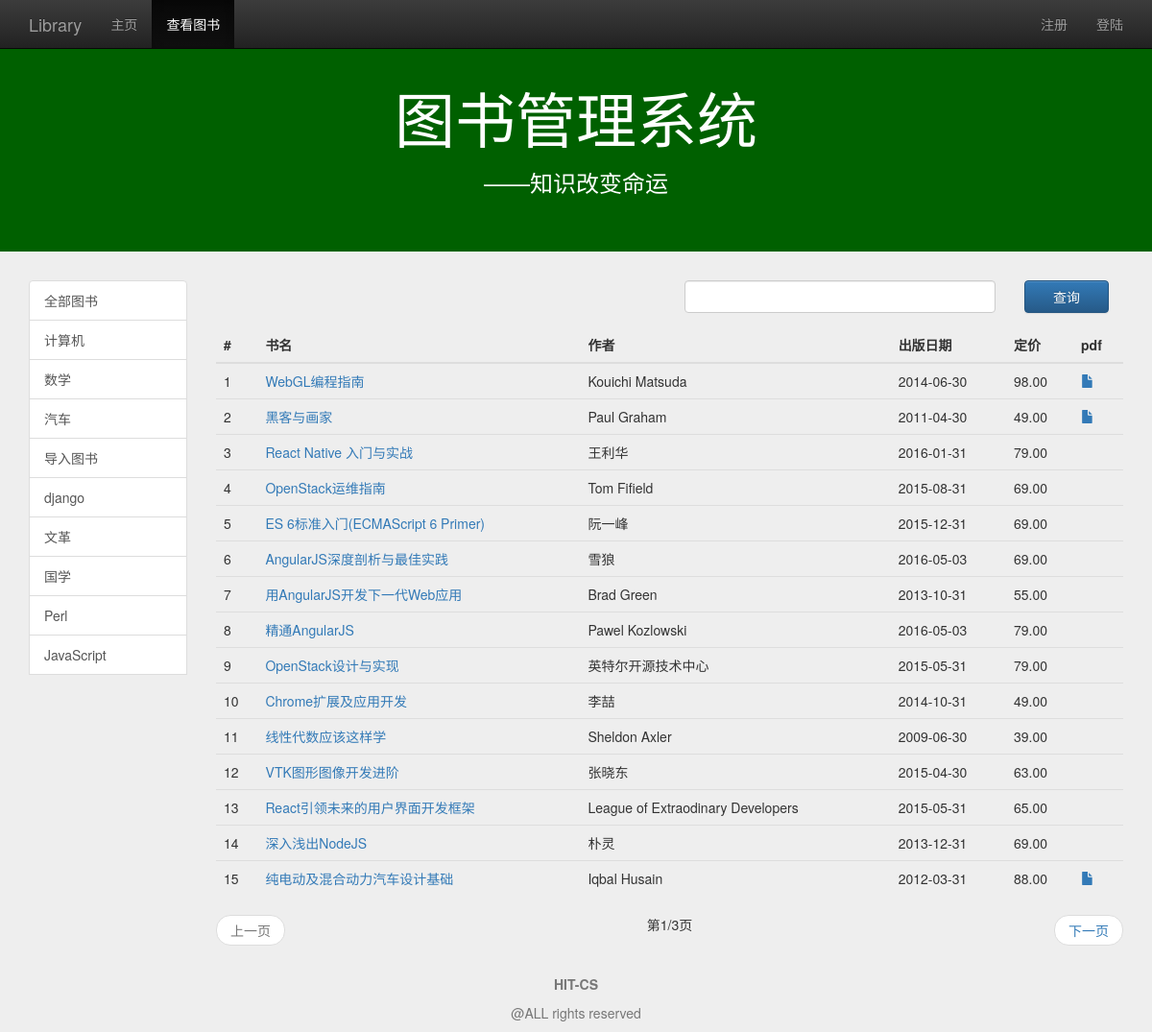
The app's page /view_book_list/ with its own data.
### management/models.py (models this page shows, shortened)
class Book(models.Model):
    name=models.CharField(max_length=128)
    price=models.FloatField()
    author=models.CharField(max_length=128)
    publish_date=models.DateField()
    category=models.CharField(max_length=128)
    summary=models.TextField(default="a book")
    class META:
        ordering=['name']

### management/views.py (the view)
# urls.py: url(r'^view_book_list/$',views.view_book_list,name='view_book_list'),
def view_book_list(request):
    user=request.user if request.user.is_authenticated() else None
    category_list=Book.objects.values_list('category',flat=True).distinct()
    query_category=request.GET.get('category','all')
    if(not query_category) or Book.objects.filter(category=query_category).count() is 0:
        query_category = 'all'
        book_list=Book.objects.all()
    else:
        book_list=Book.objects.filter(category=query_category)
    if request.method=='POST':
        keyword=request.POST.get('keyword','')
        book_list=Book.objects.filter(name__contains=keyword)
        query_category='all'
    paginator=Paginator(book_list,15)
    page=request.GET.get('page')
    try:
        book_list=paginator.page(page)
    except PageNotAnInteger:
        book_list=paginator.page(1)
    except EmptyPage:
        book_list=paginator.page(paginator.num_pages)
    content={
            'user':user,
            'active_menu':'view_book',
            'category_list':category_list,
            'query_category':query_category,
            'book_list':book_list,
            }
    return render(request,'management/view_book_list.html',content)

### management/templates/management/view_book_list.html (shortened to what this page needs)
{% extends "management/base.html" %}
{% load staticfiles %}
{% block content %}
<div class="container">
   <div class="row">
      <div class="col-md-2" id="slide">
         <a href="{% url 'view_book_list' %}" class="list-group-item" id="id_category_all">全部图书</a>
			{% for category in category_list %}
			<a href="{% url 'view_book_list' %}?category={{ category }}" class="list-group-item" id="id_category_{{ category }}">{{ category }}</a>
			{% endfor %}
      </div>
      <div class="col-md-10" id="content">
         <div class="col-md-6 col-md-offset-6" id="content-inner">
			<form role="form" method="post" name="search_form">
				<div class="form-group">
					<div class="row">
						<div class="col-md-9">
							<input type="search" class="form-control" required  name="keyword" id="id_search_input" autofocus>
						</div>
						<div class="col-md-3">
							<button class="btn btn btn-primary btn-block">查询</button>
						</div>
					</div>
				</div>
			</form>
		</div>
			<table class="table table-hover" id="id_table">
				<thead>
					<tr>
						<th>#</th>
						<th>书名</th>
						<th>作者</th>
						<th>出版日期</th>
						<th>定价</th>
						<th>pdf</th>
					</tr>
				</thead>
				<tbody>
					{% for book in book_list %}
					<tr>
						<td>{{ forloop.counter }}</td>
						<td><a href="{% url 'detail' %}?id={{ book.id }}">{{ book.name }}</a></td>
						<td>{{ book.author }}</td>
						<td>{{ book.publish_date|date:"Y-m-d" }}</td>
						<td>{{ book.price|floatformat:2 }}</td>
						{% if book.pdf %}
						<td><a href="{% url 'view_pdf' %}?id={{ book.id }}" target="_blank"><span class="glyphicon glyphicon-file"></span></a></td>
						{% else %}
						<td></td>
						{% endif %}
					</tr>
					{% empty %}
					<tr>
						<td>暂无图书</td>
					</tr>
					{% endfor %}
				</tbody>
			</table>
			<nav id="id_nav">
				<ul class="pager">
					{% if book_list.has_previous %}
					<li class="previous"><a href="?category={{ query_category }}&page={{ book_list.previous_page_number }}">上一页</a></li>
					{% else %}
					<li class="previous disabled"><a href="#">上一页</a></li>
					{% endif %}
					第{{ book_list.number }}/{{ book_list.paginator.num_pages }}页
					{% if book_list.has_next %}
					<li class="next"><a href="?category={{ query_category }}&page={{ book_list.next_page_number }}">下一页</a></li>
					{% else %}
					<li class="next disabled"><a href="#">下一页</a></li>
					{% endif %}
				</ul>
			</nav>
      </div>
   </div>
</div>
{% endblock %}

### management/templates/management/base.html (shortened to what this page needs)
{% load staticfiles %}
<!DOCTYPE html>
<html lang="zh-cn">
<head>
	<link rel="stylesheet" type="text/css" href="{% static 'management/css/bootstrap.min.css' %}">
	<link rel="stylesheet" type="text/css" href="{% static 'management/css/bootstrap-theme.min.css' %}">
	<link rel="stylesheet" type="text/css" href="{% static 'management/css/base.css' %}">
</head>
<body style="padding-bottom:70px;">
	<nav class="navbar navbar-inverse navbar-fixed-top" role="navigation">
		<div class="container">
			<div class="navbar-header">
				<a href="{% url 'homepage' %}" class="navbar-brand">Library</a>
			</div>
			<div class="collapse navbar-collapse" id="navbar-collapse-basepage">
				<ul class="nav navbar-nav">
					<li id="homepage"><a href="{% url 'homepage' %}">主页</a></li>
					<li id="view_book"><a href="{% url 'view_book_list' %}">查看图书</a></li>
				</ul>
				<ul class="nav navbar-nav navbar-right">
					{% if user %}
					<li><p class="navbar-text">欢迎您&nbsp;&nbsp;<span id="base_name">{{ user.myuser.nickname }}</span></p></li>
					<li><a href="{% url 'logout' %}">注销</a></li>
					<li><a href="{% url 'set_password' %}">修改密码</a></li>
					{% else %}
					<li><a href="{% url 'signup' %}">注册</a></li>
					<li><a href="{% url 'login' %}">登陆</a></li>
					{% endif %}
			</div>
		</div>
	</nav>
	<header class="jumbotron subhead" id="header-base">
		<div class="container">
			<h1 class="text-center">图书管理系统</h1>
			<h3 class="text-center">——知识改变命运</h3>
		</div>
	</header>
	{% block content %}{% endblock %}
<footer class="footer navbar-fixed-bottom">
<div class="container">
	<p class="text-muted text-center credit"><strong>HIT-CS</strong></p>
	<p class="text-muted text-center credit">@ALL rights reserved</p>
</div>
</footer>
</body>
</html>

### management/static/management/css/base.css (style rules this page uses)
body { padding-top:20px; padding-bottom:70px; background-color:#eeeeee; }
#header-base { background-color:#006000; color:#fff; }

### records on screen
Book: name "WebGL编程指南", author "Kouichi Matsuda", publish_date "2014-06-30", price "98.00"
Book: name "黑客与画家", author "Paul Graham", publish_date "2011-04-30", price "49.00"
Book: name "React Native 入门与实战", author "王利华", publish_date "2016-01-31", price "79.00"
Book: name "OpenStack运维指南", author "Tom Fifield", publish_date "2015-08-31", price "69.00"
Book: name "ES 6标准入门(ECMAScript 6 Primer)", author "阮一峰", publish_date "2015-12-31", price "69.00"
Book: name "AngularJS深度剖析与最佳实践", author "雪狼", publish_date "2016-05-03", price "69.00"
Book: name "用AngularJS开发下一代Web应用", author "Brad Green", publish_date "2013-10-31", price "55.00"
Book: name "精通AngularJS", author "Pawel Kozlowski", publish_date "2016-05-03", price "79.00"
Book: name "OpenStack设计与实现", author "英特尔开源技术中心", publish_date "2015-05-31", price "79.00"
Book: name "Chrome扩展及应用开发", author "李喆", publish_date "2014-10-31", price "49.00"
Book: name "线性代数应该这样学", author "Sheldon Axler", publish_date "2009-06-30", price "39.00"
Book: name "VTK图形图像开发进阶", author "张晓东", publish_date "2015-04-30", price "63.00"
Book: name "React引领未来的用户界面开发框架", author "League of Extraodinary Developers", publish_date "2015-05-31", price "65.00"
Book: name "深入浅出NodeJS", author "朴灵", publish_date "2013-12-31", price "69.00"
Book: name "纯电动及混合动力汽车设计基础", author "Iqbal Husain", publish_date "2012-03-31", price "88.00"

### other values on screen
{{ category }} "计算机" "数学" "汽车" "导入图书" "django" "文革" "国学" "Perl" "JavaScript"
{{ book_list.number }} "1"
{{ book_list.paginator.num_pages }} "3"
